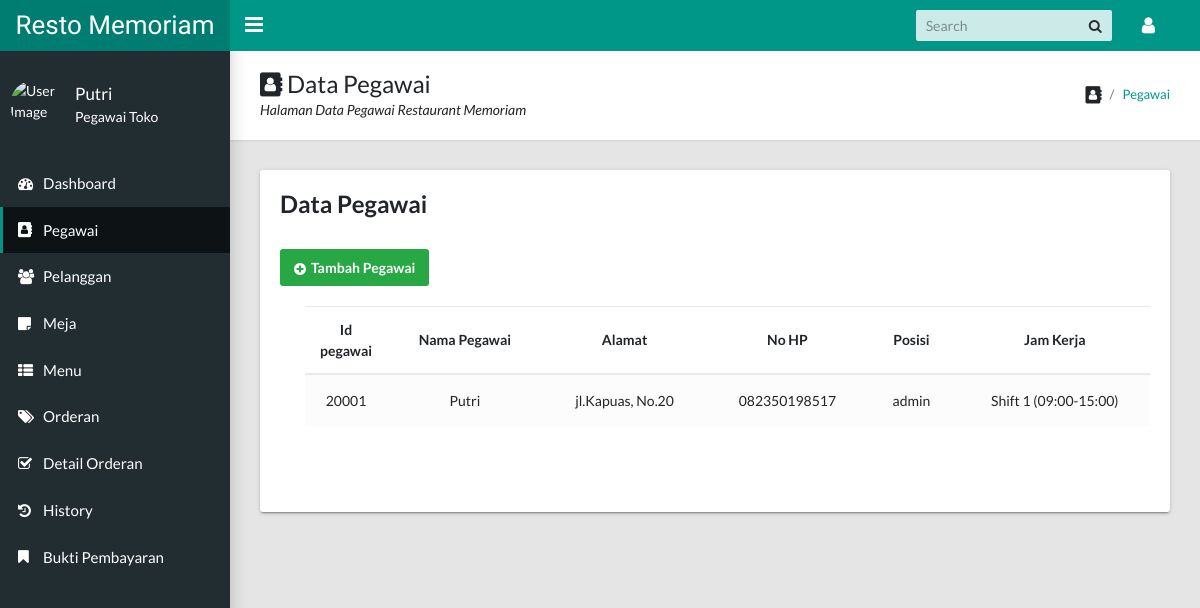
/admin/pegawai.php (signed in), run on the app's committed database.
### tables this page shows
CREATE TABLE `pegawai` (
  `id_pegawai` int(5) NOT NULL,
  `nama_pegawai` varchar(30) DEFAULT NULL,
  `alamat` varchar(30) DEFAULT NULL,
  `no_hp` varchar(12) DEFAULT NULL,
  `posisi` enum('admin','kasir') DEFAULT NULL,
  `jam_kerja` enum('Shift 1 (09:00-15:00)','Shift 2 (15:15-22:00)') DEFAULT NULL
);

### admin/pegawai.php (the view, shortened to what this page needs)
<?php session_start();
if (!$_SESSION['nama_pegawai']){
  echo "<script> alert ('Anda Belum Login, Silahkan Login Dulu!!');
  window.location = 'login.php'</script>";
} else { ?>
<?php
require_once("koneksi.php");
require_once("header.php");
?>
<aside class="app-sidebar">
    <div class="app-sidebar__user">
        <img class="app-sidebar__user-avatar" src="https://brighterwriting.com/wp-content/uploads/icon-user-default.png"
            width="50" height="50" alt="User Image">
        <div>
            <p class="app-sidebar__user-name"><?php echo $_SESSION['nama_pegawai']; ?></p>
            <p class="app-sidebar__user-designation">Pegawai Toko</p>
        </div>
    </div>
    <ul class="app-menu">
        <li><a class="app-menu__item" href="index.php"><i class="app-menu__icon fa fa-dashboard"></i><span
                    class="app-menu__label">Dashboard</span></a></li>
        <li><a class="app-menu__item active" href="pegawai.php"><i class="app-menu__icon fa fa-address-book"></i><span
                    class="app-menu__label">Pegawai</span></a></li>
        <li><a class="app-menu__item " href="pelanggan.php"><i class="app-menu__icon fa fa-users"></i><span
                    class="app-menu__label">Pelanggan</span></a></li>
        <li><a class="app-menu__item" href="meja.php"><i class="app-menu__icon fa fa-sticky-note"></i><span
                    class="app-menu__label">Meja</span></a></li>
        <li><a class="app-menu__item" href="menu.php"><i class="app-menu__icon fa fa-th-list"></i><span
                    class="app-menu__label">Menu</span></a></li>
        <li><a class="app-menu__item" href="orderan.php"><i class="app-menu__icon fa fa fa-tags"></i><span
                    class="app-menu__label">Orderan</span></a></li>
        <li><a class="app-menu__item" href="detail_orderan.php"><i class="app-menu__icon fa fa-check-square-o"></i><span
                    class="app-menu__label">Detail Orderan</span></a></li>
        <li><a class="app-menu__item" href="history.php"><i class="app-menu__icon fa fa-history"></i><span
                    class="app-menu__label">History</span></a></li>
        <li><a class="app-menu__item" href="bukti-pembayaran.php"><i class="app-menu__icon fa fa-bookmark"></i><span
                    class="app-menu__label">Bukti Pembayaran</span></a></li>
    </ul>
</aside>
<main class="app-content">
    <div class="app-title">
        <div>
            <h1><i class="fa fa-address-book"></i> Data Pegawai</h1>
            <p>Halaman Data Pegawai Restaurant Memoriam</p>
        </div>
        <ul class="app-breadcrumb breadcrumb">
            <li class="breadcrumb-item"><i class="fa fa-address-book fa-lg"></i></li>
            <li class="breadcrumb-item"><a href="#">Pegawai</a></li>
        </ul>
    </div>
    <div class="row">
        <div class="col-md-12">
            <div class="tile">
                <h3 class="tile-title">Data Pegawai</h3>
                <div class="container-lg">
                    <div class="table-responsive">
                        <a href="#addEmployeeModal" class="btn btn-success" data-toggle="modal"><span><i
                                    class="fa fa-plus-circle"></i>Tambah Pegawai</span></a>
                        <div class="table-wrapper">
                            <table class="table table-striped table-hover">
                                <thead>
                                    <tr>
                                        <th>Id pegawai</th>
                                        <th>Nama Pegawai</th>
                                        <th>Alamat</th>
                                        <th>No HP</th>
                                        <th>Posisi</th>
                                        <th>Jam Kerja</th>
                                    </tr>
                                </thead>
                                <?php
                                $peg=$_SESSION['nama_pegawai'];
                  if(isset($_POST['cari'])){
                      $keyword=$_POST['keyword'];
                      $data = mysqli_query($conn,"SELECT * FROM pegawai WHERE nama_pegawai LIKE '%$keyword%'");
                  } else{
                      $data = mysqli_query($conn, "SELECT * FROM pegawai WHERE nama_pegawai ='$peg'");
                  }
                  while ($row = mysqli_fetch_array($data)) {
                  ?>
                                <tbody>
                                    <tr>
                                        <td><?php echo $row['id_pegawai'] ?></td>
                                        <td><?php echo $row['nama_pegawai'] ?></td>
                                        <td><?php echo $row['alamat'] ?></td>
                                        <td><?php echo $row['no_hp'] ?></td>
                                        <td><?php echo $row['posisi'] ?></td>
                                        <td><?php echo $row['jam_kerja'] ?></td>
                                    </tr>
                                </tbody>
                        </div>
                    </div>
                    <?php
          }
          ?>
                </div>
            </div>
        </div>
    </div>
    <?php } ?>
    <?php
  require_once("footer.php");
?>

### admin/header.php (style rules this page uses)
td, th { text-align: center; }
.table-responsive { margin: 30px 0; }
.table-wrapper { background: #fff; padding: 20px 25px; border-radius: 3px; min-width: 1000px; box-shadow: 0 1px 1px rgba(0, 0, 0, .05); }
table.table tr th, table.table tr td { border-color: #e9e9e9; padding: 12px 15px; vertical-align: middle; }
table.table tr th:first-child { width: 60px; }
table.table-striped tbody tr:nth-of-type(odd) { background-color: #fcfcfc; }

### data on the page
pegawai: id_pegawai "20001", nama_pegawai "Putri", alamat "jl.Kapuas, No.20", no_hp "082350198517", posisi "admin", jam_kerja "Shift 1 (09:00-15:00)"

### other printed values
$_SESSION['nama_pegawai'] "Putri"
